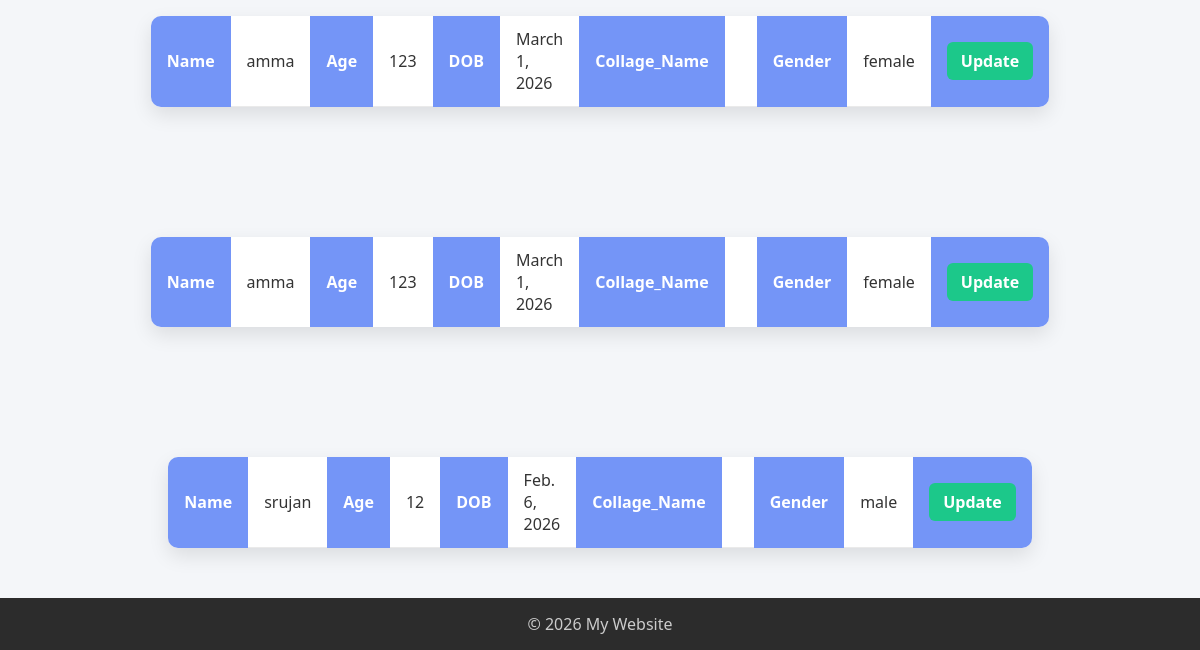
/karthik/app2/Teachers.html (lower part), run on an earlier commit of the app's database.
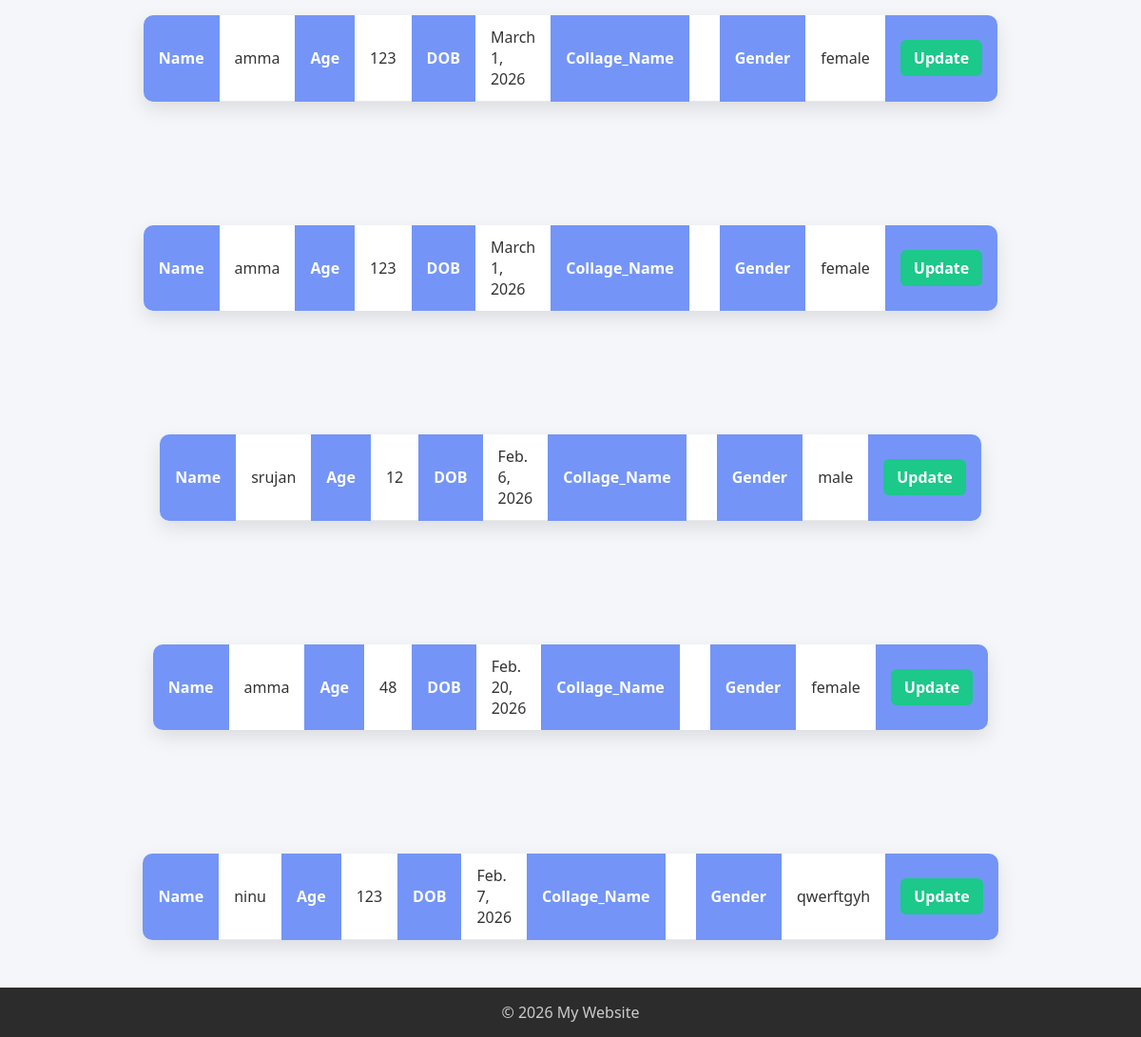
And on a later commit of the database.
### app1/models.py (models this page shows, shortened)
class Teachers(models.Model):
    name = models.CharField(max_length=100)
    age = models.IntegerField(null=True,blank=True)
    Password = models.CharField(null=True,blank=True)
    Address = models.CharField(null=True,blank=True)
    DOB = models.DateField(null=True,blank=True)
    Gender = models.CharField(null=True,blank=True)

### app1/views.py (the view)
# urls.py: path('app2/Teachers.html', app1,name='app1'),
def app1(request):
 teachers = Teachers.objects.all()
 return render(request,'Teachers.html',{'teachers':teachers})

### templates/Teachers.html (shortened to what this page needs)
{% load static %}
<!DOCTYPE html>
<html lang="en">
<head>
 <link rel="stylesheet" href="{% static 'teachers.css' %}">
</head>
<body>
    <main>
        <section>
            {%  for teachers in teachers %}
           <center>
            <table>
             <tr><th>Name</th>
                <td>{{teachers.name}}</td>  <br>
                <th>Age</th>
                <td>{{teachers.age}}</td><br>
                <th>DOB</th>
                <td>{{teachers.DOB}}</td><br>
                <th>Collage_Name</th>
                <td>{{teachers.Collage_Name}}</td><br>
                <th>Gender</th>
                <td>{{teachers.Gender}}</td><br>
    <th><a href="{% url 'update' teachers.id %}">Update</a></th>
           </table>
           </center>
                    {% endfor %}
        </section>
    </main>
    <footer>
        <p>© 2026 My Website</p>
    </footer>
</body>
</html>

### static/teachers.css (style rules this page uses)
* { margin: 0; padding: 0; box-sizing: border-box; font-family: "Segoe UI", Tahoma, Geneva, Verdana, sans-serif; }
body { background: #f4f6f9; color: #333; }
main { padding: 20px 10px; }
table { width: 50%; margin: 10px auto; border-collapse: collapse; background: #ffffff; box-shadow: 0 8px 20px rgba(0, 0, 0, 0.1); border-radius: 10px; overflow: hidden; }
a { text-decoration: none; background: #1cc88a; color: white; padding: 8px 14px; border-radius: 6px; font-weight: 600; transition: 0.3s ease; }
footer { margin-top: 20px; background: #2c2c2c; color: #ccc; text-align: center; padding: 15px; }

What changed in the data, as far as the page shows it:
added Teachers: name "amma", age "48", DOB "Feb. 20, 2026", Gender "female"
added Teachers: name "ninu", age "123", DOB "Feb. 7, 2026", Gender "qwerftgyh"
